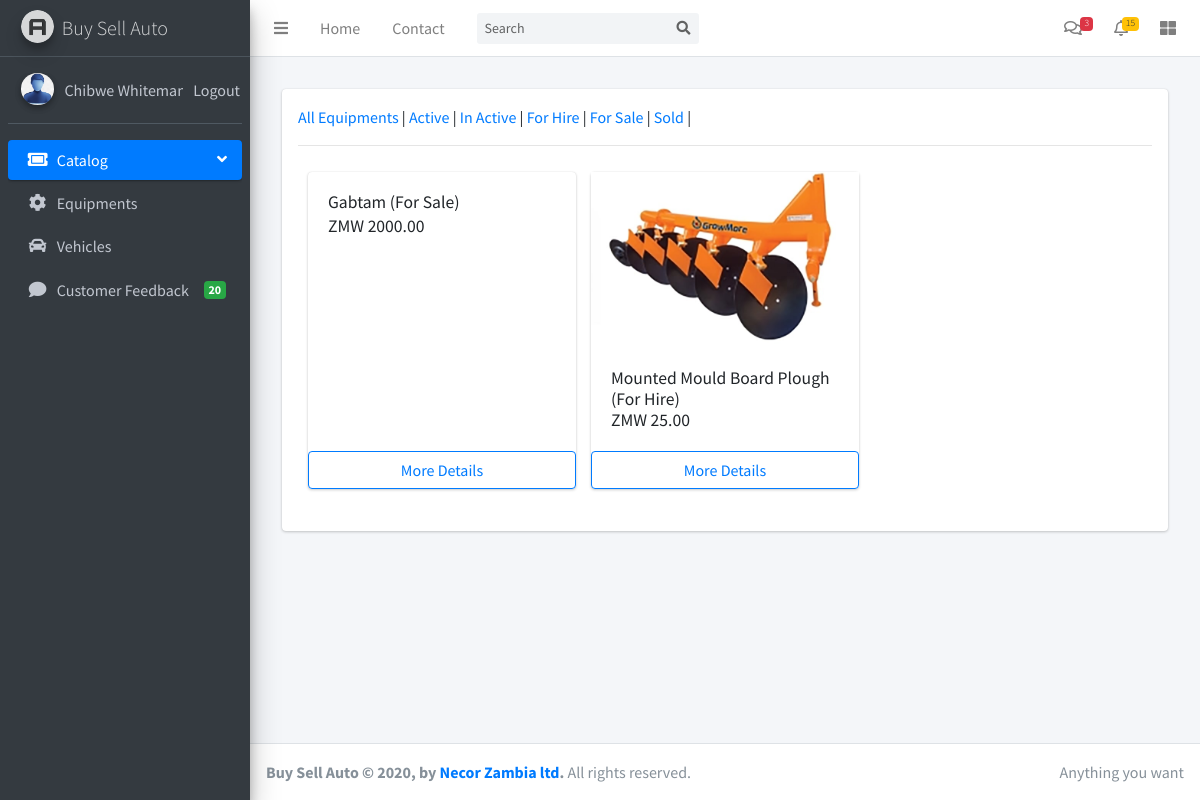
/agent/equipment (signed in), run on an earlier commit of the app's database.
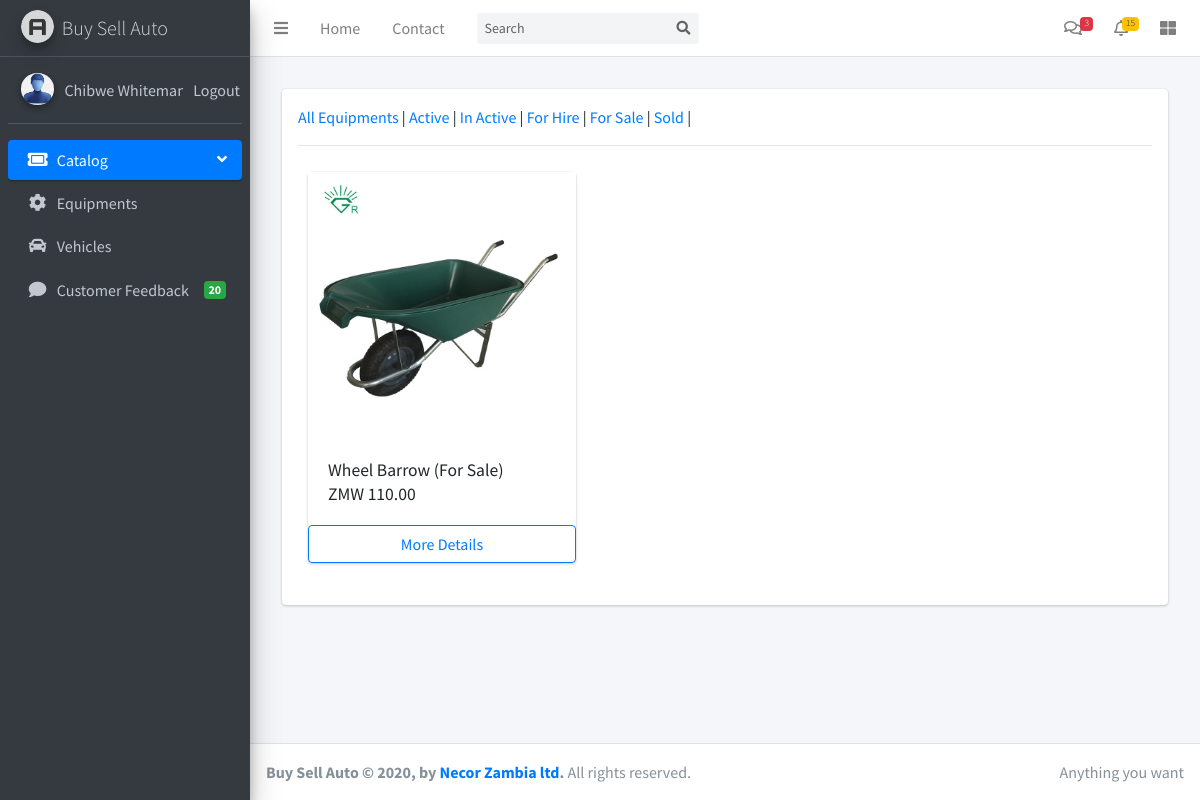
And on a later commit of the database.
### businessdirectory/models.py (models this page shows, shortened)
class Equipment(models.Model):
    is_equipment_model = models.BooleanField(default=True, editable=False)
    user = models.ForeignKey(User, verbose_name='Agent Name', null=True, default='', on_delete=models.CASCADE)
    equipment_type = models.ForeignKey(EquipmentType, on_delete=models.CASCADE)
    equipment_name = models.CharField(max_length=200,)
    slug = models.SlugField(unique=True, default='')
    equipment_brand = models.CharField(max_length=200, default='')
    equipment_stock = models.IntegerField(null=True, blank=True, default=1)
    equipment_sold = models.IntegerField(null=True, blank=True, default=0)
    equipment_price = models.DecimalField(decimal_places=2, max_digits=100, default=0.00)
    equipment_listing_type = models.CharField(max_length=200, verbose_name='Listing Type', default='', choices=EQUIPMENT_LISTING_TYPE)
    equipment_status = models.CharField(max_length=200, verbose_name='Equipment Status', default='', choices=EQUIPMENT_STATUS)
    equipment_description = HTMLField()
    active = models.BooleanField(default=True)

class EquipmentImage(models.Model):
    equipment = models.ForeignKey(Equipment, on_delete=models.CASCADE)
    image = models.ImageField(upload_to='equipments/images/%Y/%m/%d', null=True)
    active = models.BooleanField(default=True)
    updated_at = models.DateTimeField(auto_now=True)
    def image_tag(self):
        if self.image:
            return mark_safe('<img src="%s" style="width: 50px; height: 50px;"/>' % self.image.url)
        else:
            return 'No image found!'
    image_tag.short_description = 'Image'

### agents/views.py (the view)
# urls.py: path('agent/equipment', views.agent_equipments, name='agent_equipments'),
@agent_required
def agent_equipments(request):
    all_equipments = Equipment.objects.filter(user=request.user)
    return render(request, 'agents/agent_equipments.html',
                  {
                      'all_equipments': all_equipments,
                  })

### store/models.py (called while the page is built)
    def get_full_name(self):
        full_name = self.username
        if self.first_name and self.last_name:
            full_name = self.first_name + " " + self.last_name
        return full_name

### store/templates/agents/agent_equipments.html (shortened to what this page needs)
{% extends 'agents/base.html' %}
{% load static %}
{% block content %}
    <div class="wrapper">
        <div class="main-panel">
            <div class="content">
                <div class="container-fluid">
                    <div class="row p-3">
                        <div class="col-md-12 p-3">
                            <div class="card p-3">
                                <div class="header">
                                    <a href="{% url 'agent_equipments' %}">All Equipments</a> |
                                    <a href="">Active</a> |
                                    <a href="">In Active</a> |
                                    <a href="">For Hire</a> |
                                    <a href="">For Sale</a> |
                                    <a href="">Sold</a> |
                                </div>
                            <hr>
                                <div class="row" style="padding: 10px">
                                    {% for product in all_equipments reversed %}
                                        <div class="col-sm-4 d-flex">
                                            <div class="card flex-fill">
                                                {% for p_image in product.equipmentimage_set.all|slice:":1" %}
                                                    <img class="card-img-top img-fluid img-responsive" src="
                                                        {% if p_image.image %}
                                                                {{ p_image.image.url }}
                                                         {% else %}
                                                               {% static 'store/images/blank-car.jpg' %}
                                                          {% endif %}" alt="Card image cap">
                                                {% endfor %}
                                                <div class="card-body">
                                                    <h5 class="card-title">{{ product.equipment_name }} ({{ product.equipment_listing_type }})</h5></center>
                                                    <br>
                                                    <h5 class="card-title">ZMW {{ product.equipment_price }}</h5></center>
                                                </div>
                                            <a href="{% url 'agent_equipment_detail' product.id %}" class="btn btn-outline-primary btn-block">More Details</a>
                                            </div>
                                        </div>
                                    {% endfor %}
                                </div>
                            </div>
                        </div>
                    </div>
                </div>
            </div>
        </div>
    </div>
{% endblock %}

What changed in the data, as far as the page shows it:
removed Equipment: equipment_name "Gabtam", equipment_listing_type "For Sale", equipment_price "2000.00"
removed EquipmentImage: image (picture)
changed Equipment: equipment_name "Mounted Mould Board Plough" → "Wheel Barrow"; equipment_listing_type "For Hire" → "For Sale"; equipment_price "25.00" → "110.00"
added EquipmentImage: image (picture)
